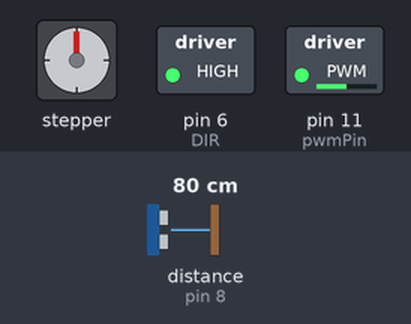
A sketch run on a simulated Arduino Uno, built with avr-gcc and run on an emulated ATmega328P. Parts: stepper motor, switched loads named in the sketch (green lamp = pin HIGH). Wiring (inferred from the names in the program): ultrasonic range finder: trigger pin 12; echo pin 8; stepper motor driver (200 steps per turn assumed): step pin 7; direction pin 2; enable pin 5. The test bench sets the inputs (shaded band); at power-on: distance to the obstacle (sensor on pin 8) 80 cm. The echo pulse lasts 58.3 µs per cm; pins used as bus, display or sensor lines are not drawn.

Above: at 1.2 s.
1.3 s: distance to the obstacle (sensor on pin 8) set to 33 cm
2.8 s: distance to the obstacle (sensor on pin 8) set to 28 cm
At 4.0 s:
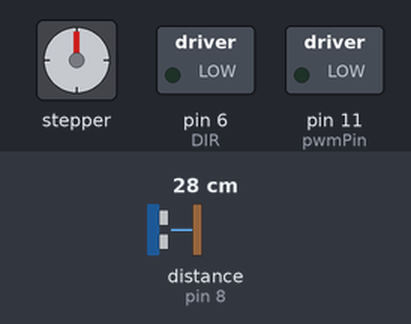
4.3 s: distance to the obstacle (sensor on pin 8) set to 35 cm
At 4.6 s:
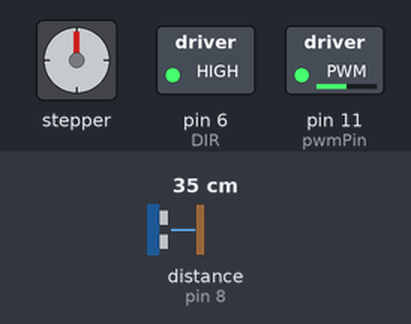
5.8 s: distance to the obstacle (sensor on pin 8) set to 2 cm
At 6.8 s:
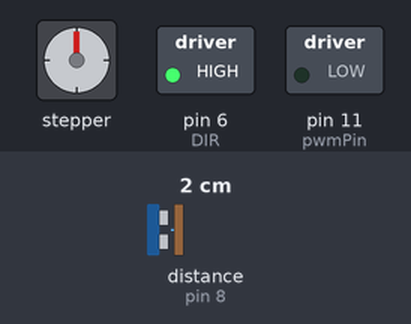
7.4 s: distance to the obstacle (sensor on pin 8) set to 60 cm
At 8.2 s:
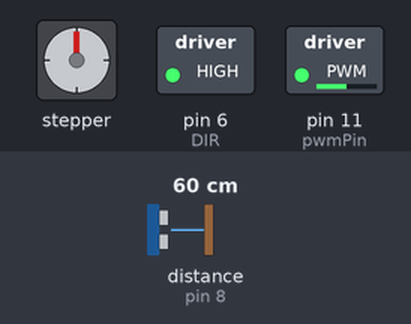
8.9 s: distance to the obstacle (sensor on pin 8) set to 4 cm
At 10.0 s:
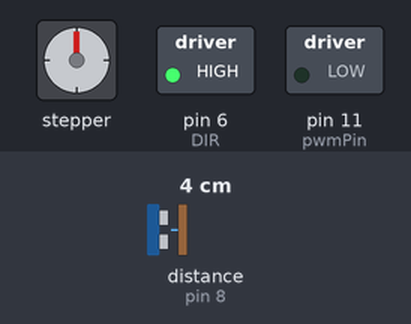
Timing chart, 0 to 11.5 s (numbered marks = the images above; inputs shaded):
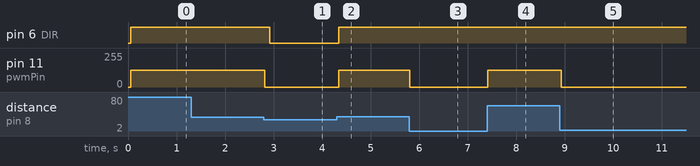

The sketch:

Project2_TwoStepper.ino
```cpp
// Stepper Motor for door
int PUL = 7;  // (PUL-) of Stepper for door
int DIR = 6;  // (DIR-) of Stepper for door
int ENA = 5;  // (EN-) of Stepper for door

//Conveyor Belt
const int pwmPin = 11;  // PWM Pin of Conveyor Belt
const int dirPin = 2;   // DIrection Pin of Conveyor Belt

// UltraSonic Sensor
const int echo = 8;     // Eho of Ultrasonic
const int trig = 12;    // Trigger Pin of Ultrasonic

// Delay for Ultrasonic Sensor
unsigned long previousMillis = 0;  // For Counting Delay
const long interval = 50;  // Threshold for Delay

// Signal for Detecting Object in front of the UltraSonic Sensor
int signal = 0;

// Variables for Working door
float count1 = 0;
float count2 = 0;

// Setup for Initial Pin setting
void setup() {
    pinMode(PUL, OUTPUT);     // Stepper for door
    pinMode(DIR, OUTPUT);     // Stepper for door
    pinMode(ENA, OUTPUT);     // Stepper for door
    pinMode(dirPin, OUTPUT);  // Conveyor Belt
    pinMode(pwmPin, OUTPUT);  // Conveyor Belt
    pinMode(trig, OUTPUT);    // UltraSonic
    pinMode(echo, INPUT);     // UltraSonic
    Serial.begin(9600);       // Start Serial communication
}

void loop() {
    static float distance = 0;               // UltraSonic Distance
    unsigned long currentMillis = millis();  // Current Time

    // Delay Upload of Distance from UltraSonic Sensor
    if (currentMillis - previousMillis >= interval) { // if time is over 50ms
        previousMillis = currentMillis;  // Reset Delay Counting
        distance = measureDistance();    // Upload Distance
    }

    // Stepper for Conveyor Belt
    if (distance > 30) { // Object X
        signal = LOW; // Signal for No Object
        analogWrite(pwmPin, 127);  // Speed
        digitalWrite(dirPin, LOW); // Forward
    } else { // Object O
        signal = HIGH; // Signal for Object
        analogWrite(pwmPin, 0);  // Stop
        digitalWrite(dirPin, LOW);
    }

    // Stepper for door
    if (signal == HIGH) { // if Object O
        if (count1 == 30) { // Wating for the moment to close the door
            // Close the door
            for (int j = 0; j < 300; j++) {
                    digitalWrite(DIR, LOW);
                    digitalWrite(ENA, HIGH);
                    digitalWrite(PUL, HIGH);
                    delayMicroseconds(100);
                    digitalWrite(PUL, LOW);
                    delayMicroseconds(100);
                }
            digitalWrite(ENA, LOW);  // Deactivate motor after movement
        }

        count1 += 1; // Counting 30 times
        count2 = 0; // Reset
    }
    else if (signal == LOW) { // if Object X
        // Open
        if (count2 == 1) { // Open Only Once After Object Disappears
            // Open the door
            for (int i = 0; i < 300; i++) {
                    digitalWrite(DIR, HIGH);
                    digitalWrite(ENA, HIGH);
                    digitalWrite(PUL, HIGH);
                    delayMicroseconds(100);
                    digitalWrite(PUL, LOW);
                    delayMicroseconds(100);
                }
            digitalWrite(ENA, LOW);  // Deactivate motor after movement
        }
        count2 += 1; // Counting Only Once time
        count1 = 0; // Reset
    }
}

// Function for UltraSonic Sensor
float measureDistance() {
    digitalWrite(trig, LOW);
    delayMicroseconds(2);
    digitalWrite(trig, HIGH);
    delayMicroseconds(10);
    digitalWrite(trig, LOW);
    float cycletime = pulseIn(echo, HIGH);
    float distance = ((340.0 * cycletime) / 10000.0) / 2.0;
    return distance;
}
```

Measured:
- the behaviour switches between 31 and 30 cm on distance to the obstacle (sensor on pin 8) (found by bisection; images 0 and 1)
- after the input at 1.3 s, every drawn part: stays the same
- after the input at 2.8 s, pin 6 (DIR): HIGH → LOW after 0.12 s; pin 11 (pwmPin): 127/255 → 0/255 at once
- after the input at 4.3 s, pin 6 (DIR): LOW → HIGH at once; pin 11 (pwmPin): 0/255 → 127/255 at once
- after the input at 5.8 s, pin 11 (pwmPin): 127/255 → 0/255 at once
- after the input at 7.4 s, pin 11 (pwmPin): 0/255 → 127/255 at once
- after the input at 8.9 s, pin 11 (pwmPin): 127/255 → 0/255 at once
